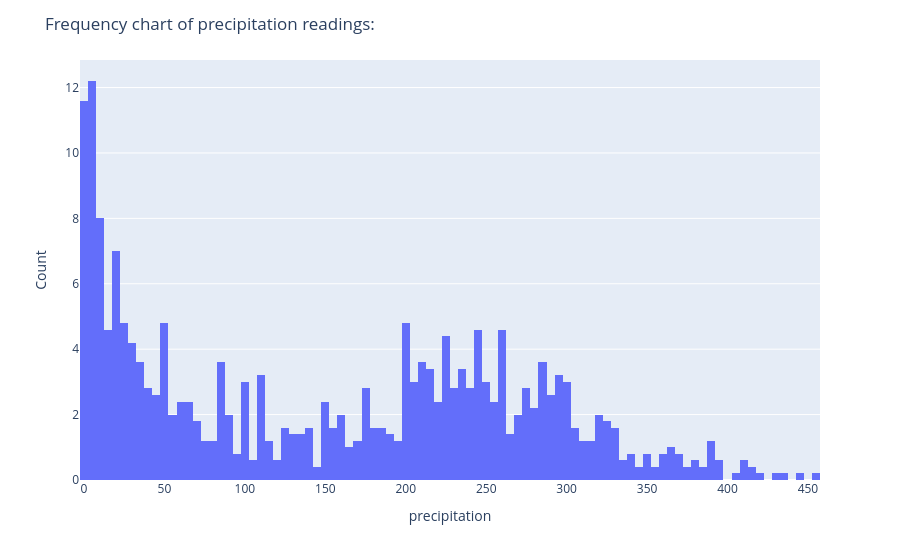

Source (notebook cell):
### Code cell
fig = px.histogram(x=precipitation_df['precipitation'], nbins=200, histnorm='density')
fig.update_layout(title='Frequency chart of precipitation readings:',
                 xaxis_title='precipitation', yaxis_title='Count')

### Figure 1 — Plotly figure (JSON) as saved in the notebook; plotly's stock layout.template omitted (floating-point values rounded to 4 significant figures; data arrays with more than 128 entries replaced by an {"elided": "..."} marker saying what was removed)
{"data": [{"alignmentgroup": "True", "bingroup": "x", "histnorm": "density", "hovertemplate": "x=%{x}<br>density=%{y}<extra></extra>", "legendgroup": "", "marker": {"color": "#636efa", "pattern": {"shape": ""}}, "name": "", "nbinsx": 200, "offsetgroup": "", "orientation": "v", "showlegend": false, "type": "histogram", "x": {"elided": "1009 float values"}, "xaxis": "x", "yaxis": "y"}], "layout": {"barmode": "relative", "legend": {"tracegroupgap": 0}, "margin": {"t": 60}, "title": {"text": "Frequency chart of precipitation readings:"}, "xaxis": {"anchor": "y", "domain": [0, 1], "title": {"text": "precipitation"}}, "yaxis": {"anchor": "x", "domain": [0, 1], "title": {"text": "Count"}}}}
